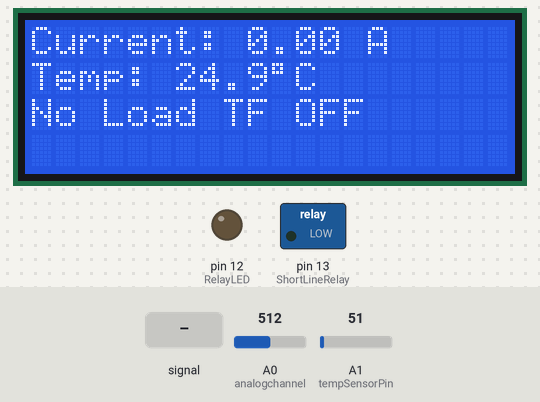
This sketch was run on a simulated Arduino Uno, built with avr-gcc and run on an emulated ATmega328P. On the bench: 20×4 character LCD, switched loads named in the sketch (green lamp = pin HIGH), output pins drawn as LEDs (lit = HIGH). Inputs (shaded band) come from the test bench; at power-on: A0 (analogchannel) = 512, A1 (tempSensorPin) = 51. What the sketch prints to the serial monitor is not drawn.

Above: at 2.2 s.
2.3 s: A0 (analogchannel) fed a 2 Hz sine of ±306 counts around its level
At 2.78 s:
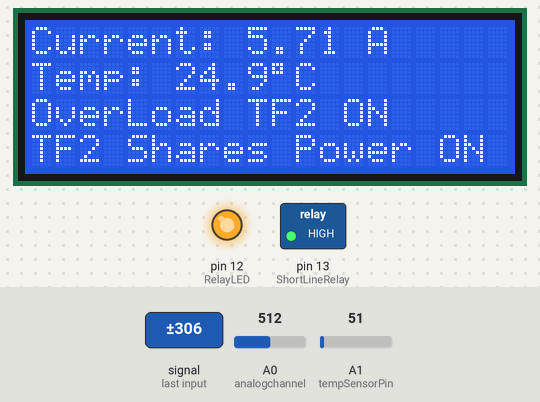
5.0 s: A0 (analogchannel) set to 540
At 5.5 s:
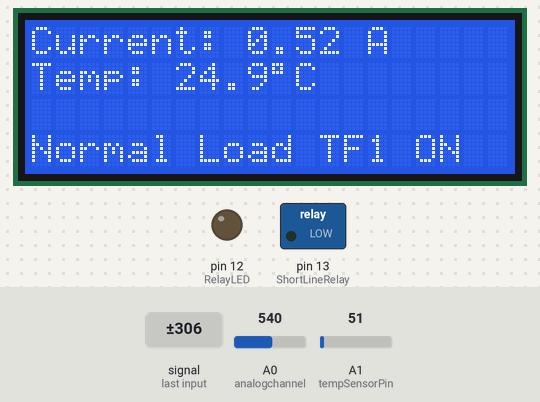
6.5 s: A1 (tempSensorPin) set to 61
At 7.7 s:
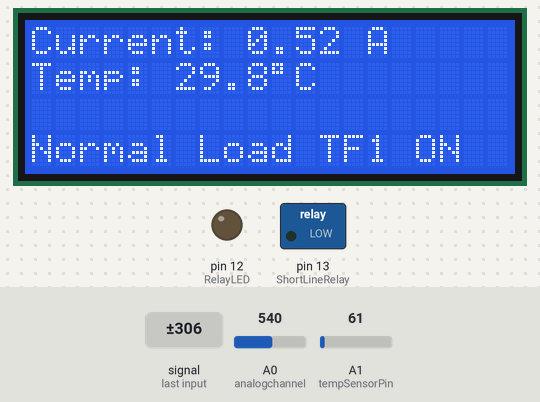
8.0 s: A1 (tempSensorPin) set to 71
At 8.8 s:
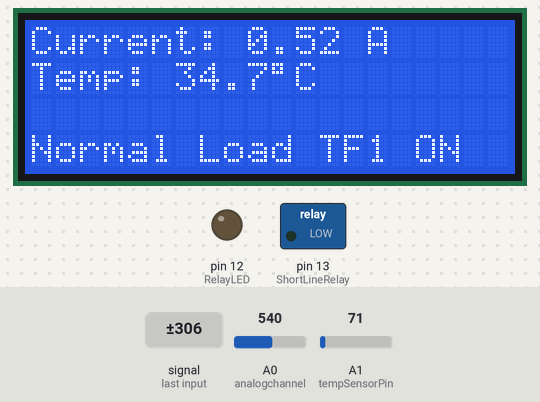
9.5 s: A0 (analogchannel) set to 520
At 10.2 s:
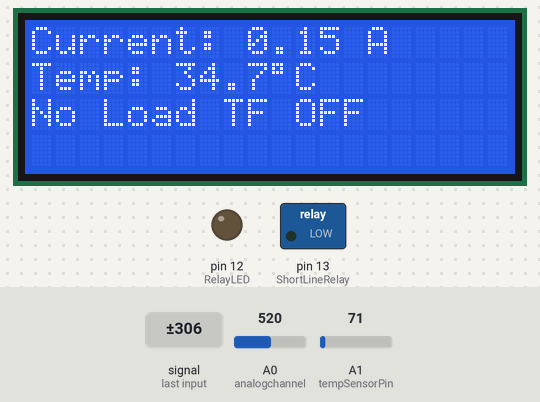
11.3 s: A0 (analogchannel) set to 511
At 12.7 s:
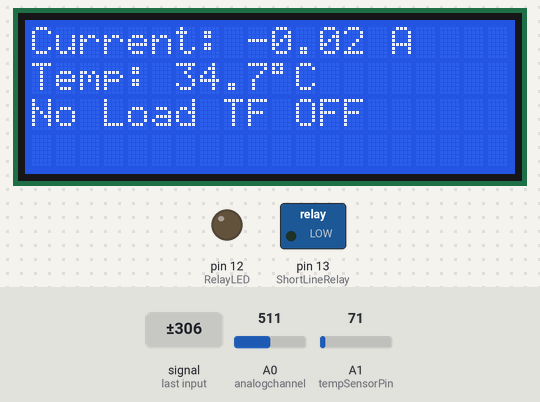
Timing chart, 0 to 14.1 s (numbered marks = the images above; inputs shaded):
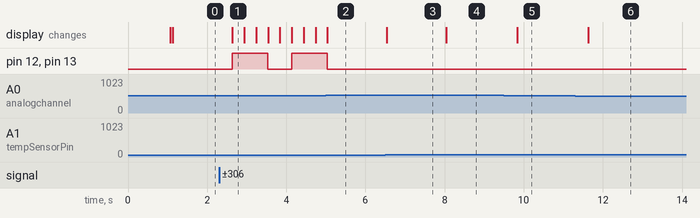

The sketch:

load_shedding_v3_update_with_temp_sensor.ino
```cpp
#include <LiquidCrystal.h> // Library for LCD
LiquidCrystal lcd(2, 3, 4, 5, 6, 7);

#define ShortLineRelay 13
#define RelayLED 12
#define analogchannel A0 // Current sensor
#define tempSensorPin A1 // LM35 sensor connected here

int sensitivity = 185; // For ACS713-05B
int offsetvoltage = 2500; // in millivolts

float adcvalue = 0;
double Voltage = 0;
double ecurrent = 0;
float temperature = 0;

unsigned long previousMillis = 0;
const long interval = 300;

void setup() {
  pinMode(ShortLineRelay, OUTPUT);
  pinMode(RelayLED, OUTPUT);
  Serial.begin(9600);
  lcd.begin(20, 4);
  lcd.setCursor(0, 0);
  lcd.print("GEC BANKA");
  lcd.setCursor(0, 1);
  lcd.print("Auto Load Sharing TF");
  delay(1000);
  lcd.clear();
}

void loop() {
  unsigned long currentMillis = millis();

  if (currentMillis - previousMillis >= interval) {
    previousMillis = currentMillis;

    unsigned int temp = 0;
    float maxpoint = 0;

    for (int i = 0; i < 500; i++) {
      temp = analogRead(analogchannel);
      if (temp > maxpoint) {
        maxpoint = temp;
      }
    }

    adcvalue = maxpoint;
    Voltage = (adcvalue / 1024.0) * 5000;
    ecurrent = ((Voltage - offsetvoltage) / sensitivity) / sqrt(2);

    // --- Read LM35 temperature ---
    int tempReading = analogRead(tempSensorPin);
    float tempVoltage = (tempReading / 1024.0) * 5000; // in mV
    temperature = tempVoltage / 10.0; // LM35 gives 10mV per °C

    Serial.print("Raw Value = ");
    Serial.println(adcvalue);
    Serial.print("Temperature = ");
    Serial.print(temperature);
    Serial.println(" °C");

    // --- LCD Display ---
    lcd.clear();
    lcd.setCursor(0, 0);
    lcd.print("Current: ");
    lcd.print(ecurrent, 2);
    lcd.print(" A");

    lcd.setCursor(0, 1);
    lcd.print("Temp: ");
    lcd.print(temperature, 1);
    lcd.print((char)223); // degree symbol
    lcd.print("C");

    // --- Load Logic ---
    if (adcvalue >= 500 && adcvalue <= 530) {
      lcd.setCursor(0, 2);
      lcd.print("No Load TF OFF");
      digitalWrite(ShortLineRelay, LOW);
      digitalWrite(RelayLED, LOW);

    } else if (adcvalue >= 540 && adcvalue < 570) {
      lcd.setCursor(0, 3);
      lcd.print("Normal Load TF1 ON");
      digitalWrite(ShortLineRelay, LOW);
      digitalWrite(RelayLED, LOW);

    } else if (adcvalue >= 608 && adcvalue < 620) {
      lcd.setCursor(0, 3);
      lcd.print("Balanced Load TF1 ON");
      digitalWrite(ShortLineRelay, LOW);
      digitalWrite(RelayLED, LOW);

    } else if (adcvalue >= 650) {
      lcd.setCursor(0, 2);
      lcd.print("OverLoad TF2 ON");
      lcd.setCursor(0, 3);
      lcd.print("TF2 Shares Power ON");
      digitalWrite(ShortLineRelay, HIGH);
      digitalWrite(RelayLED, HIGH);
    }
  }
}
```

Measured:
- after the input at 2.3 s, pin 12 (RelayLED), pin 13 (ShortLineRelay): LOW → HIGH after 0.34 s, → LOW 0.90 s later, → HIGH 0.60 s later; the display: changes after 0.34 s (image 1)
- after the input at 5.0 s, pin 12 (RelayLED), pin 13 (ShortLineRelay): goes on until 5.0 s, then stays LOW; the display: changes at once (image 2)
- after the input at 6.5 s, the display: changes at once (image 3)
- after the input at 8.0 s, the display: changes at once (image 4)
- after the input at 9.5 s, the display: changes after 0.34 s (image 5)
- after the input at 11.3 s, the display: changes after 0.34 s (image 6)
